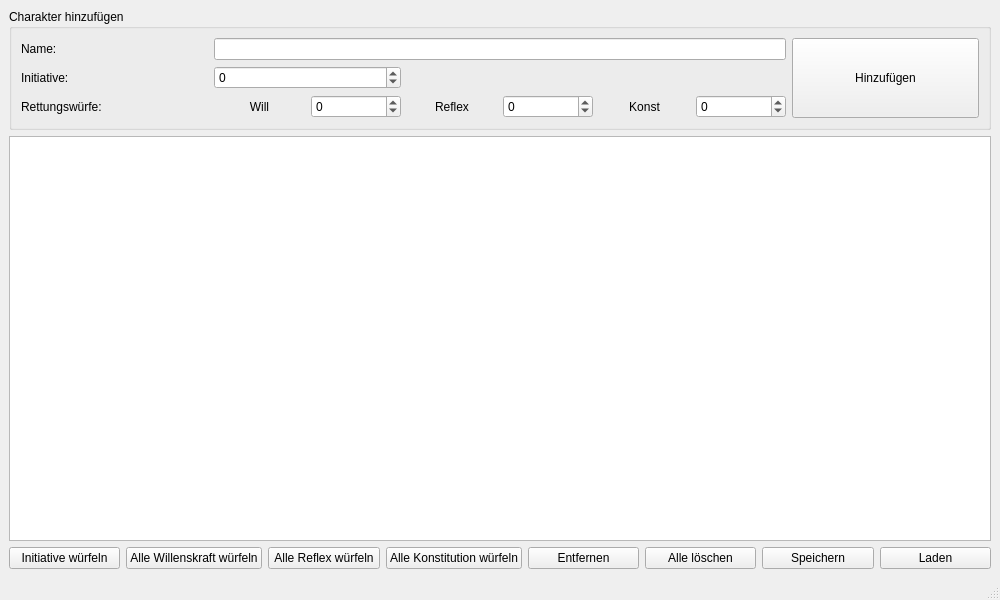
<?xml version="1.0" encoding="UTF-8"?>
<ui version="4.0">
 <class>MainWindow</class>
 <widget class="QMainWindow" name="MainWindow">
  <property name="geometry">
   <rect>
    <x>0</x>
    <y>0</y>
    <width>1000</width>
    <height>600</height>
   </rect>
  </property>
  <property name="windowTitle">
   <string>D&amp;D Initiative Tracker</string>
  </property>
  <widget class="QWidget" name="centralwidget">
   <layout class="QVBoxLayout" name="verticalLayout">
    <item>
     <widget class="QGroupBox" name="inputGroupBox">
      <property name="title">
       <string>Charakter hinzufügen</string>
      </property>
      <layout class="QGridLayout" name="gridLayout">
       <item row="0" column="0">
        <widget class="QLabel" name="nameLabel">
         <property name="text">
          <string>Name:</string>
         </property>
        </widget>
       </item>
       <item row="0" column="1" colspan="3">
        <widget class="QLineEdit" name="nameLineEdit"/>
       </item>
       <item row="0" column="4" rowspan="3">
        <widget class="QPushButton" name="addButton">
         <property name="sizePolicy">
          <sizepolicy hsizetype="Minimum" vsizetype="Expanding">
           <horstretch>0</horstretch>
           <verstretch>0</verstretch>
          </sizepolicy>
         </property>
         <property name="text">
          <string>Hinzufügen</string>
         </property>
        </widget>
       </item>
       <item row="1" column="0">
        <widget class="QLabel" name="initiativeLabel">
         <property name="text">
          <string>Initiative:</string>
         </property>
        </widget>
       </item>
       <item row="1" column="1">
        <widget class="QSpinBox" name="initiativeSpinBox">
         <property name="minimumSize">
          <size>
           <width>80</width>
           <height>0</height>
          </size>
         </property>
         <property name="minimum">
          <number>-20</number>
         </property>
         <property name="maximum">
          <number>20</number>
         </property>
        </widget>
       </item>
       <item row="2" column="0">
        <widget class="QLabel" name="savesLabel">
         <property name="text">
          <string>Rettungswürfe:</string>
         </property>
        </widget>
       </item>
       <item row="2" column="1">
        <layout class="QHBoxLayout" name="savesLayout">
         <item>
          <widget class="QLabel" name="willLabel">
           <property name="text">
            <string>Will</string>
           </property>
           <property name="alignment">
            <set>Qt::AlignCenter</set>
           </property>
          </widget>
         </item>
         <item>
          <widget class="QSpinBox" name="willSpinBox">
           <property name="minimumSize">
            <size>
             <width>60</width>
             <height>0</height>
            </size>
           </property>
           <property name="minimum">
            <number>-20</number>
           </property>
           <property name="maximum">
            <number>20</number>
           </property>
          </widget>
         </item>
        </layout>
       </item>
       <item row="2" column="2">
        <layout class="QHBoxLayout" name="reflexLayout">
         <item>
          <widget class="QLabel" name="reflexLabel">
           <property name="text">
            <string>Reflex</string>
           </property>
           <property name="alignment">
            <set>Qt::AlignCenter</set>
           </property>
          </widget>
         </item>
         <item>
          <widget class="QSpinBox" name="reflexSpinBox">
           <property name="minimumSize">
            <size>
             <width>60</width>
             <height>0</height>
            </size>
           </property>
           <property name="minimum">
            <number>-20</number>
           </property>
           <property name="maximum">
            <number>20</number>
           </property>
          </widget>
         </item>
        </layout>
       </item>
       <item row="2" column="3">
        <layout class="QHBoxLayout" name="fortitudeLayout">
         <item>
          <widget class="QLabel" name="fortitudeLabel">
           <property name="text">
            <string>Konst</string>
           </property>
           <property name="alignment">
            <set>Qt::AlignCenter</set>
           </property>
          </widget>
         </item>
         <item>
          <widget class="QSpinBox" name="fortitudeSpinBox">
           <property name="minimumSize">
            <size>
             <width>60</width>
             <height>0</height>
            </size>
           </property>
           <property name="minimum">
            <number>-20</number>
           </property>
           <property name="maximum">
            <number>20</number>
           </property>
          </widget>
         </item>
        </layout>
       </item>
      </layout>
     </widget>
    </item>
    <item>
     <widget class="QTableView" name="characterTableView"/>
    </item>
    <item>
     <layout class="QHBoxLayout" name="buttonLayout">
      <item>
       <widget class="QPushButton" name="rollInitiativeButton">
        <property name="text">
         <string>Initiative würfeln</string>
        </property>
       </widget>
      </item>
      <item>
       <widget class="QPushButton" name="rollWillButton">
        <property name="text">
         <string>Alle Willenskraft würfeln</string>
        </property>
       </widget>
      </item>
      <item>
       <widget class="QPushButton" name="rollReflexButton">
        <property name="text">
         <string>Alle Reflex würfeln</string>
        </property>
       </widget>
      </item>
      <item>
       <widget class="QPushButton" name="rollFortitudeButton">
        <property name="text">
         <string>Alle Konstitution würfeln</string>
        </property>
       </widget>
      </item>
      <item>
       <widget class="QPushButton" name="removeButton">
        <property name="text">
         <string>Entfernen</string>
        </property>
       </widget>
      </item>
      <item>
       <widget class="QPushButton" name="clearButton">
        <property name="text">
         <string>Alle löschen</string>
        </property>
       </widget>
      </item>
      <item>
       <widget class="QPushButton" name="saveButton">
        <property name="text">
         <string>Speichern</string>
        </property>
       </widget>
      </item>
      <item>
       <widget class="QPushButton" name="loadButton">
        <property name="text">
         <string>Laden</string>
        </property>
       </widget>
      </item>
     </layout>
    </item>
   </layout>
  </widget>
  <widget class="QMenuBar" name="menubar">
   <property name="geometry">
    <rect>
     <x>0</x>
     <y>0</y>
     <width>1000</width>
     <height>24</height>
    </rect>
   </property>
  </widget>
  <widget class="QStatusBar" name="statusbar"/>
 </widget>
 <resources/>
 <connections/>
</ui> 
